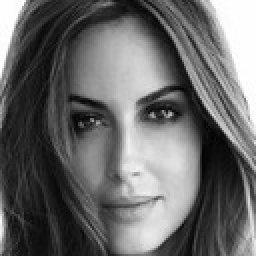
%> input picture dsp/lab4/foto.jpg, 128 x 128 px (shown 2 times larger)
$ octave task1.m   (GNU Octave 9; MATLAB toolbox functions it lacks are replaced by stand-ins)
%> lines starting %> are read from the running program, lines starting %| are printed output that depends on the picture; in (x1, y1, x2, y2) boxes, pixels count from 0 and x2, y2 are one past the last pixel; in counts of white or black regions, pixels touching at a corner belong together; the program's own positions count from 1
### dsp/lab4/regiongrow.m
function [g, NR, SI, TI] = regiongrow(f, S, T)
%REGIONGROW Perform segmentation by region growing.
%   [G, NR, SI, TI] = REGIONGROW(F, SR, T).  S can be an array (the
%   same size as F) with a 1 at the coordinates of every seed point
%   and 0s elsewhere.  S can also be a single seed value. Similarly,
%   T can be an array (the same size as F) containing a threshold
%   value for each pixel in F. T can also be a scalar, in which
%   case it becomes a global threshold.
%
%   On the output, G is the result of region growing, with each
%   region labeled by a different integer, NR is the number of
%   regions, SI is the final seed image used by the algorithm, and TI
%   is the image consisting of the pixels in F that satisfied the
%   threshold test.

%   Copyright 2002-2004 R. C. Gonzalez, R. E. Woods, & S. L. Eddins
%   Digital Image Processing Using MATLAB, Prentice-Hall, 2004
%   $Revision: 1.4 $  $Date: 2003/10/26 22:35:37 $

f = double(f);
% If S is a scalar, obtain the seed image.
if numel(S) == 1
   SI = f == S;
   S1 = S;
else
   % S is an array. Eliminate duplicate, connected seed locations
   % to reduce the number of loop executions in the following
   % sections of code.
   SI = bwmorph(S, 'shrink', Inf);
   J = find(SI);
   S1 = f(J); % Array of seed values.
end

TI = false(size(f));
for K = 1:length(S1)
   seedvalue = S1(K);
   S = abs(f - seedvalue) <= T;
   TI = TI | S;
end

% Use function imreconstruct with SI as the marker image to
% obtain the regions corresponding to each seed in S. Function
% bwlabel assigns a different integer to each connected region.
[g, NR] = bwlabel(imreconstruct(SI, TI));

### dsp/lab4/task1.m
f = imread('foto.jpg');
%> f is the input picture: size 128x128x3 uint8; min 0, max 255, mean 104.4
f = f(:,:,2);
%> f: size 128x128 uint8
Mask = zeros(size(f));
Mask(24, 69) = 1;
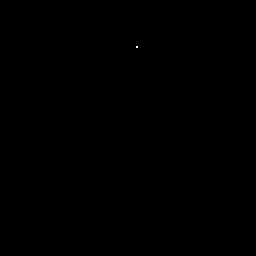
%> Mask: size 128x128 double (shown 2 times larger); values 0 (black) and 1 (white), 0.01% white in thin lines or dots, all inside (x1, y1, x2, y2) = (68, 23, 69, 24)
Mask(97, 87) = 1;
%> Mask: size 128x128 double; values 0 (black) and 1 (white), 0.01% white in thin lines or dots, all inside (x1, y1, x2, y2) = (68, 23, 87, 97)
Mask(40, 60) = 1;
%> Mask: size 128x128 double; values 0 (black) and 1 (white), 0.02% white in thin lines or dots, all inside (x1, y1, x2, y2) = (59, 23, 87, 97)
Mask(80, 50) = 1;
%> Mask: size 128x128 double; values 0 (black) and 1 (white), 0.02% white in thin lines or dots, all inside (x1, y1, x2, y2) = (49, 23, 87, 97)
[g, NR, SI]= regiongrow(f, Mask, 30);
%> in regiongrow, `S1 = f(J);`: S1 = [133; 192; 192; 208]
%> the loop in regiongrow, `for K = 1:length(S1)` made 4 passes
%> seedvalue on passes 1 to 4: 133, 192, 192, 208
%> pass 1, in regiongrow, `S = abs(f - seedvalue) <= T;`:
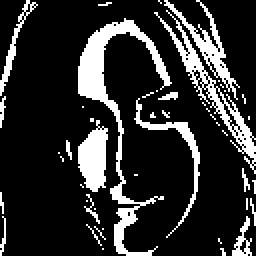
%> S: size 128x128 logical (shown 2 times larger); 18% white; 47 white regions (35 under 20 px), largest, box (x1, y1, x2, y2) and area: (39, 9, 86, 128) 1002, (77, 5, 128, 87) 515, (39, 60, 54, 96) 360
%> pass 2, in regiongrow, `TI = TI | S;`:
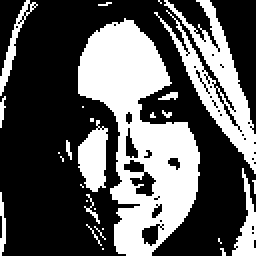
%> TI: size 128x128 logical (shown 2 times larger); 35.8% white; 28 white regions (19 under 20 px), largest, box (x1, y1, x2, y2) and area: (39, 9, 100, 128) 3589, (77, 0, 128, 87) 1281, (39, 60, 54, 96) 360
%> after the loop in regiongrow, `for K = 1:length(S1)`:
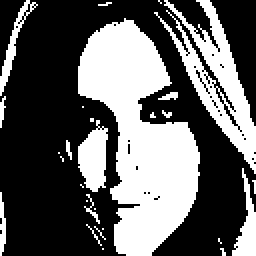
%> TI: size 128x128 logical (shown 2 times larger); 37.9% white; 28 white regions (19 under 20 px), largest, box (x1, y1, x2, y2) and area: (39, 9, 100, 128) 3891, (77, 0, 128, 87) 1311, (39, 60, 54, 96) 360
%> in regiongrow, `[g, NR] = bwlabel(imreconstruct(SI, TI));`:
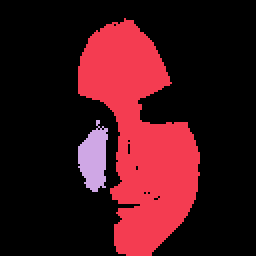
%> g: size 128x128 double (shown 2 times larger); 3 distinct labels, from 0 to 2; one colour per label, 0 black
%> in regiongrow, `[g, NR] = bwlabel(imreconstruct(SI, TI));`: NR = 2
%> NR = 2
figure, imshow(f)
figure, imshow(g)
%> after `imshow(g)`:
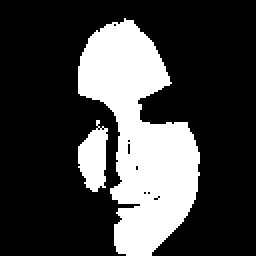
%> displayed picture: size 128x128, on the screen's scale of 0 to 255 (shown 2 times larger); 25.9% white; 2 white regions, box (x1, y1, x2, y2) and area: (39, 9, 100, 128) 3891, (39, 60, 54, 96) 360
figure, imshow(SI)

f(~g) = 0;
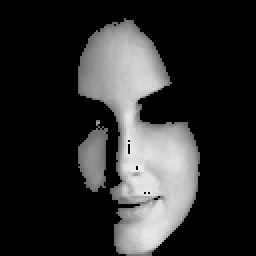
%> f: size 128x128 uint8 (shown 2 times larger); min 0, max 238, mean 45.3
figure, imshow(f)
